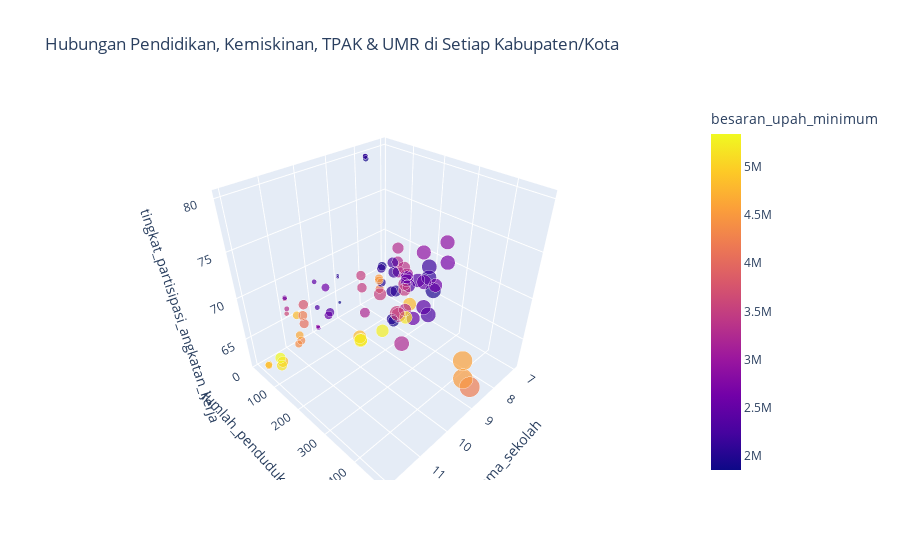

This figure's notebook cell:
### Code cell
# 9. Membuat visualisasi 3D dengan tambahan UMR
fig = px.scatter_3d(
    final_df,
    x='lama_sekolah',
    y='jumlah_penduduk_miskin',
    z='tingkat_partisipasi_angkatan_kerja',
    color='besaran_upah_minimum',
    size='jumlah_penduduk_miskin',
    hover_data=[
        'nama_kabupaten_kota', 'tahun',
        'lama_sekolah',
        'jumlah_penduduk_miskin',
        'tingkat_partisipasi_angkatan_kerja',
        'besaran_upah_minimum'
    ],
    hover_name='nama_kabupaten_kota',
    title='Hubungan Pendidikan, Kemiskinan, TPAK & UMR di Setiap Kabupaten/Kota'
)

fig.show()

### Figure 1 — Plotly figure (JSON) as saved in the notebook; plotly's stock layout.template omitted (floating-point values rounded to 4 significant figures; data arrays with more than 128 entries replaced by an {"elided": "..."} marker saying what was removed)
{"data": [{"customdata": {"elided": "81x3 mixed values"}, "hovertemplate": "<b>%{hovertext}</b><br><br>lama_sekolah=%{x}<br>jumlah_penduduk_miskin=%{marker.size}<br>tingkat_partisipasi_angkatan_kerja=%{z}<br>nama_kabupaten_kota=%{customdata[0]}<br>tahun=%{customdata[1]}<br>besaran_upah_minimum=%{marker.color}<extra></extra>", "hovertext": ["KABUPATEN BOGOR", "KABUPATEN SUKABUMI", "KABUPATEN CIANJUR", "KABUPATEN BANDUNG", "KABUPATEN GARUT", "KABUPATEN TASIKMALAYA", "KABUPATEN CIAMIS", "KABUPATEN KUNINGAN", "KABUPATEN CIREBON", "KABUPATEN MAJALENGKA", "KABUPATEN SUMEDANG", "KABUPATEN INDRAMAYU", "KABUPATEN SUBANG", "KABUPATEN PURWAKARTA", "KABUPATEN KARAWANG", "KABUPATEN BEKASI", "KABUPATEN BANDUNG BARAT", "KABUPATEN PANGANDARAN", "KOTA BOGOR", "KOTA SUKABUMI", "KOTA BANDUNG", "KOTA CIREBON", "KOTA BEKASI", "KOTA DEPOK", "KOTA CIMAHI", "KOTA TASIKMALAYA", "KOTA BANJAR", "KABUPATEN BOGOR", "KABUPATEN SUKABUMI", "KABUPATEN CIANJUR", "KABUPATEN BANDUNG", "KABUPATEN GARUT", "KABUPATEN TASIKMALAYA", "KABUPATEN CIAMIS", "KABUPATEN KUNINGAN", "KABUPATEN CIREBON", "KABUPATEN MAJALENGKA", "KABUPATEN SUMEDANG", "KABUPATEN INDRAMAYU", "KABUPATEN SUBANG", "KABUPATEN PURWAKARTA", "KABUPATEN KARAWANG", "KABUPATEN BEKASI", "KABUPATEN BANDUNG BARAT", "KABUPATEN PANGANDARAN", "KOTA BOGOR", "KOTA SUKABUMI", "KOTA BANDUNG", "KOTA CIREBON", "KOTA BEKASI", "KOTA DEPOK", "KOTA CIMAHI", "KOTA TASIKMALAYA", "KOTA BANJAR", "KABUPATEN BOGOR", "KABUPATEN SUKABUMI", "KABUPATEN CIANJUR", "KABUPATEN BANDUNG", "KABUPATEN GARUT", "KABUPATEN TASIKMALAYA", "KABUPATEN CIAMIS", "KABUPATEN KUNINGAN", "KABUPATEN CIREBON", "KABUPATEN MAJALENGKA", "KABUPATEN SUMEDANG", "KABUPATEN INDRAMAYU", "KABUPATEN SUBANG", "KABUPATEN PURWAKARTA", "KABUPATEN KARAWANG", "KABUPATEN BEKASI", "KABUPATEN BANDUNG BARAT", "KABUPATEN PANGANDARAN", "KOTA BOGOR", "KOTA SUKABUMI", "KOTA BANDUNG", "KOTA CIREBON", "KOTA BEKASI", "KOTA DEPOK", "KOTA CIMAHI", "KOTA TASIKMALAYA", "KOTA BANJAR"], "legendgroup": "", "marker": {"color": [4217000.0, 3125000.0, 2700000.0, 3242000.0, 1975000.0, 2327000.0, 1898000.0, 1908000.0, 2280000.0, 2028000.0, 3242000.0, 2392000.0, 3064000.0, 4174000.0, 4798000.0, 4792000.0, 3248000.0, 1884000.0, 4330000.0, 2562000.0, 3775000.0, 2305000.0, 4817000.0, 4377000.0, 3273000.0, 2363000.0, 1852000.0, 4520000.0, 3352000.0, 2893000.0, 3492000.0, 2117000.0, 2500000.0, 2022000.0, 2011000.0, 2431000.0, 2181000.0, 3471000.0, 2542000.0, 3274000.0, 4465000.0, 5176000.0, 5138000.0, 3481000.0, 2018000.0, 4639000.0, 2893000.0, 4048000.0, 2457000.0, 5158000.0, 4694000.0, 3514000.0, 2533000.0, 1998000.0, 4580000.0, 3384000.0, 2915000.0, 3528000.0, 2186000.0, 2535000.0, 2089000.0, 2075000.0, 2518000.0, 2258000.0, 3504000.0, 2624000.0, 3294000.0, 4500000.0, 5258000.0, 5219000.0, 3509000.0, 2086000.0, 4814000.0, 2834000.0, 4209000.0, 2533000.0, 5343000.0, 4879000.0, 3628000.0, 2631000.0, 2070000.0], "coloraxis": "coloraxis", "size": [474.7, 186.3, 246.8, 258.6, 276.7, 194.1, 94.0, 140.3, 266.1, 147.1, 120.1, 225.0, 155.3, 83.4, 199.9, 201.1, 183.7, 37.9, 79.2, 26.6, 109.8, 31.5, 137.4, 64.4, 31.2, 87.1, 12.7, 453.8, 178.7, 240.1, 245.5, 260.5, 186.9, 90.8, 133.9, 249.2, 138.7, 111.4, 214.7, 152.3, 81.5, 187.2, 204.1, 179.4, 36.7, 75.0, 25.0, 102.8, 29.5, 129.4, 62.0, 28.6, 79.4, 11.7, 446.8, 175.9, 239.3, 239.9, 259.3, 186.8, 90.8, 131.8, 245.9, 134.6, 108.9, 212.1, 152.6, 81.4, 187.8, 204.5, 179.7, 36.0, 73.9, 24.1, 101.1, 29.2, 128.8, 62.6, 27.0, 76.7, 11.2], "sizemode": "area", "sizeref": 1.187, "symbol": "circle"}, "mode": "markers", "name": "", "scene": "scene", "showlegend": false, "type": "scatter3d", "x": [9, 8, 7, 9, 8, 8, 8, 8, 8, 8, 9, 8, 8, 8, 8, 10, 8, 8, 11, 10, 11, 10, 12, 11, 11, 10, 9, 9, 8, 7, 9, 8, 8, 8, 8, 8, 8, 9, 8, 8, 8, 8, 10, 8, 8, 11, 10, 11, 10, 12, 12, 11, 10, 9, 9, 8, 8, 9, 8, 8, 8, 8, 8, 8, 9, 7, 8, 8, 9, 10, 9, 8, 11, 10, 11, 11, 12, 12, 11, 10, 9], "y": [474.7, 186.3, 246.8, 258.6, 276.7, 194.1, 94.0, 140.3, 266.1, 147.1, 120.1, 225.0, 155.3, 83.4, 199.9, 201.1, 183.7, 37.9, 79.2, 26.6, 109.8, 31.5, 137.4, 64.4, 31.2, 87.1, 12.7, 453.8, 178.7, 240.1, 245.5, 260.5, 186.9, 90.8, 133.9, 249.2, 138.7, 111.4, 214.7, 152.3, 81.5, 187.2, 204.1, 179.4, 36.7, 75.0, 25.0, 102.8, 29.5, 129.4, 62.0, 28.6, 79.4, 11.7, 446.8, 175.9, 239.3, 239.9, 259.3, 186.8, 90.8, 131.8, 245.9, 134.6, 108.9, 212.1, 152.6, 81.4, 187.8, 204.5, 179.7, 36.0, 73.9, 24.1, 101.1, 29.2, 128.8, 62.6, 27.0, 76.7, 11.2], "z": [63.75, 69.11, 69.98, 63.64, 68.84, 67.83, 68.47, 61.8, 65.53, 66.21, 64.63, 69.08, 68.87, 65.21, 65.51, 65.41, 64.37, 79.92, 64.21, 62.48, 69.42, 65.42, 65.33, 63.35, 67.22, 65.99, 63.76, 64.22, 67.75, 72.31, 67.1, 70.1, 68.37, 66.26, 61.95, 66.16, 68.5, 67.76, 63.88, 70.03, 66.37, 63.4, 65.0, 67.01, 80.15, 64.81, 62.57, 66.97, 68.71, 64.65, 62.76, 68.43, 65.44, 67.44, 66.3, 69.75, 72.63, 67.22, 71.34, 68.76, 68.14, 65.84, 69.27, 69.64, 69.24, 66.43, 71.71, 66.62, 63.67, 65.11, 68.3, 80.12, 67.35, 62.58, 67.93, 68.55, 65.58, 62.89, 66.52, 68.92, 67.22]}], "layout": {"coloraxis": {"colorbar": {"title": {"text": "besaran_upah_minimum"}}, "colorscale": [[0, "#0d0887"], [0.1111, "#46039f"], [0.2222, "#7201a8"], [0.3333, "#9c179e"], [0.4444, "#bd3786"], [0.5556, "#d8576b"], [0.6667, "#ed7953"], [0.7778, "#fb9f3a"], [0.8889, "#fdca26"], [1, "#f0f921"]]}, "legend": {"itemsizing": "constant", "tracegroupgap": 0}, "scene": {"domain": {"x": [0, 1], "y": [0, 1]}, "xaxis": {"title": {"text": "lama_sekolah"}}, "yaxis": {"title": {"text": "jumlah_penduduk_miskin"}}, "zaxis": {"title": {"text": "tingkat_partisipasi_angkatan_kerja"}}}, "title": {"text": "Hubungan Pendidikan, Kemiskinan, TPAK & UMR di Setiap Kabupaten/Kota"}}}
